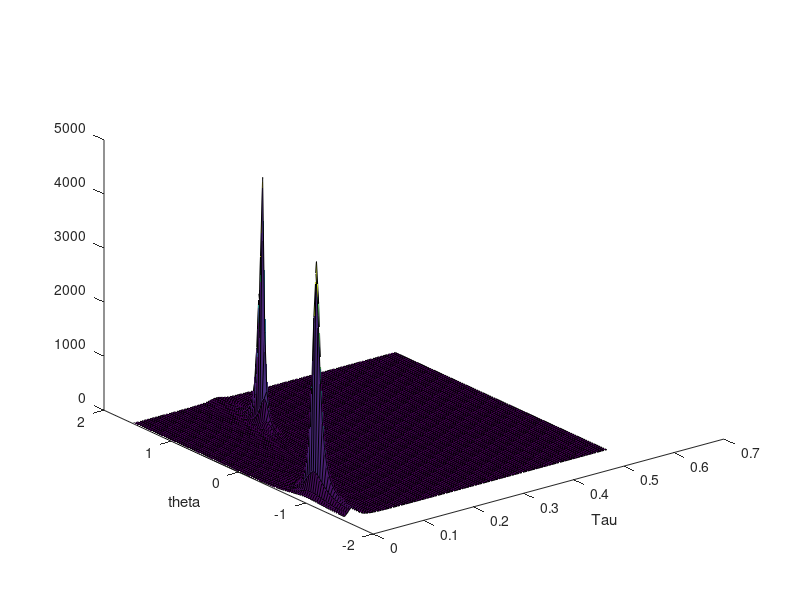

Reproduce this figure in MATLAB.
N = 30;             % of subcarriers
N_hlf = 15;
M = 8;              % of antennas

c = 3e10;           % cm/s
f = 5320e6;         % Hz
f_delta = 1250e3;   % Hz
d = 1;              % cm

D = 2*pi*d*f/c;

n_thres = 4;
%threshold = ???

clf

x = [1:N];
hlf1 = [1 : N_hlf]; hlf2 = [(N_hlf+1) : N];

x_1 = [hlf1, hlf1, hlf1];
x_2 = [hlf2, hlf2, hlf2];

for j = 1:1

    ToF = 1.68e-8;   % s
    Noise = 0.3;
    
    csi_1 = ones(M,N)*10;  %-45o
    csi_2 = csi_1;          %-45o same,further
    for m = 1:M
        csi_1(m,:) = csi_1(m,:)*exp(-i*(m-1)*D*sin(pi/4)) + (rand(1,N)+i*rand(1,N))*Noise;
    end
    for n = 1:N
        csi_1(:,n) = csi_1(:,n)*exp(-i*(n-1)*(2*pi*f_delta)* ToF*2 ) + (rand(M,1)+i*rand(M,1))*Noise;
    end
    for m = 1:M
        csi_2(m,:) = csi_2(m,:)*exp(-i*(m-1)*D*sin(-pi/3)) + (rand(1,N)+i*rand(1,N))*Noise;
    end
    for n = 1:N
        csi_2(:,n) = csi_2(:,n)*exp(-i*(n-1)*(2*pi*f_delta)* ToF ) + (rand(M,1)+i*rand(M,1))*Noise;
    end
    
    csi = csi_1+csi_2;



    y1_1 = [angle(csi(1,hlf1))];                        %y(i)_j - i-th antenna
    y1_1 = unwrap(y1_1);                               % and j-th half of spectum
    y2_1 = [angle(csi(2,hlf1))];
    y2_1 = unwrap(y2_1);
    y3_1 = [angle(csi(3,hlf1))];
    y3_1 = unwrap(y3_1);
    
    y1_2 = [angle(csi(1,hlf2))];
    y1_2 = unwrap(y1_2);
    y2_2 = [angle(csi(2,hlf2))];
    y2_2 = unwrap(y2_2);
    y3_2 = [angle(csi(3,hlf2))];
    y3_2 = unwrap(y3_2);

    y_1 = [y1_1,y2_1,y3_1];
    y_2 = [y1_2,y2_2,y3_2];
    
    p_1 = polyfit(x_1, y_1, 1);                               %p(1) = 2 * pi * f_delta * tau_s
    p_2 = polyfit(x_1, y_1, 1); 
    %plot(x1,y3_1)
    
    for n = hlf1
        csi(:,n) = csi(:,n)*exp(-i*((n-1)*p_1(1)+p_1(2)));
    end
    for n = hlf2
        csi(:,n) = csi(:,n)*exp(-i*((n-1)*p_2(1)+p_2(2)));
    end

    %{
    y1_1 = [angle(csi???(1,hlf1))];
    y2_1 = [angle(csi(2,hl16f1))];
    y3_1 = [angle(csi(3,hlf1))];
    
    y1_2 = [angle(csi(1,hlf2))];
    y2_2 = [angle(csi(2,hlf2))];
    y3_2 = [angle(csi(3,hlf2))];
    
    y1 = unwrap([y1_1,y1_2]);
    y2 = unwrap([y2_1,y2_2]);
    y3 = unwrap(1[y3_1,y3_2]);

    plot(x,y1,'red', x,y2,'blue', x,y3,'black');
    hold on
    grid onexp(i*(1:14)*Tau
    %}
    
    
    for n = 1:15
        csi1(n,:) = csi(1,n:15+n);
        csi2(n,:) = csi(2,n:15+n);
        csi3(n,:) = csi(3,n:15+n);
    end

    X = [csi1,csi2;csi2,csi3];
    
    [E_N,eigv] = eig(X*X');
    
    E_N(:,n_thres+1:N) = [];
    
    Tau_res = 100; theta_res = 100;
    Tau_max = 2*pi/12; theta_max = pi/2;
    n_Tau = 0; n_theta = 0;                 % Tau = 2*pi*f_delta* tau
    P = zeros(theta_res,Tau_res);
    
    for theta = linspace(-theta_max,theta_max,theta_res)
        n_theta = n_theta+1;
        n_Tau = 0;
        for Tau = linspace(0,Tau_max,Tau_res)
            n_Tau = n_Tau+1;
            
            power = 0:1:14;
            a_H1 = exp(i*power*Tau);
            a_H = [a_H1, a_H1*exp(i*D*sin(theta))];
            a_H_E_N = a_H * E_N;
            P(n_theta,n_Tau) = 1/(a_H_E_N * a_H_E_N');
            
        end
    end
    
    %[theta,Tau] = meshgrid(linspace(0,2*pi,25),linspace(0,2*pi,20));
    %P(:,1:20)=[]; P(:,161:180)=[];
    
    s = surf(linspace(0,Tau_max,Tau_res),linspace(-theta_max,theta_max,theta_res),P);
    %s.EdgeColor = 'none';
    xlabel('Tau'); ylabel('theta');
    grid off
    
end
